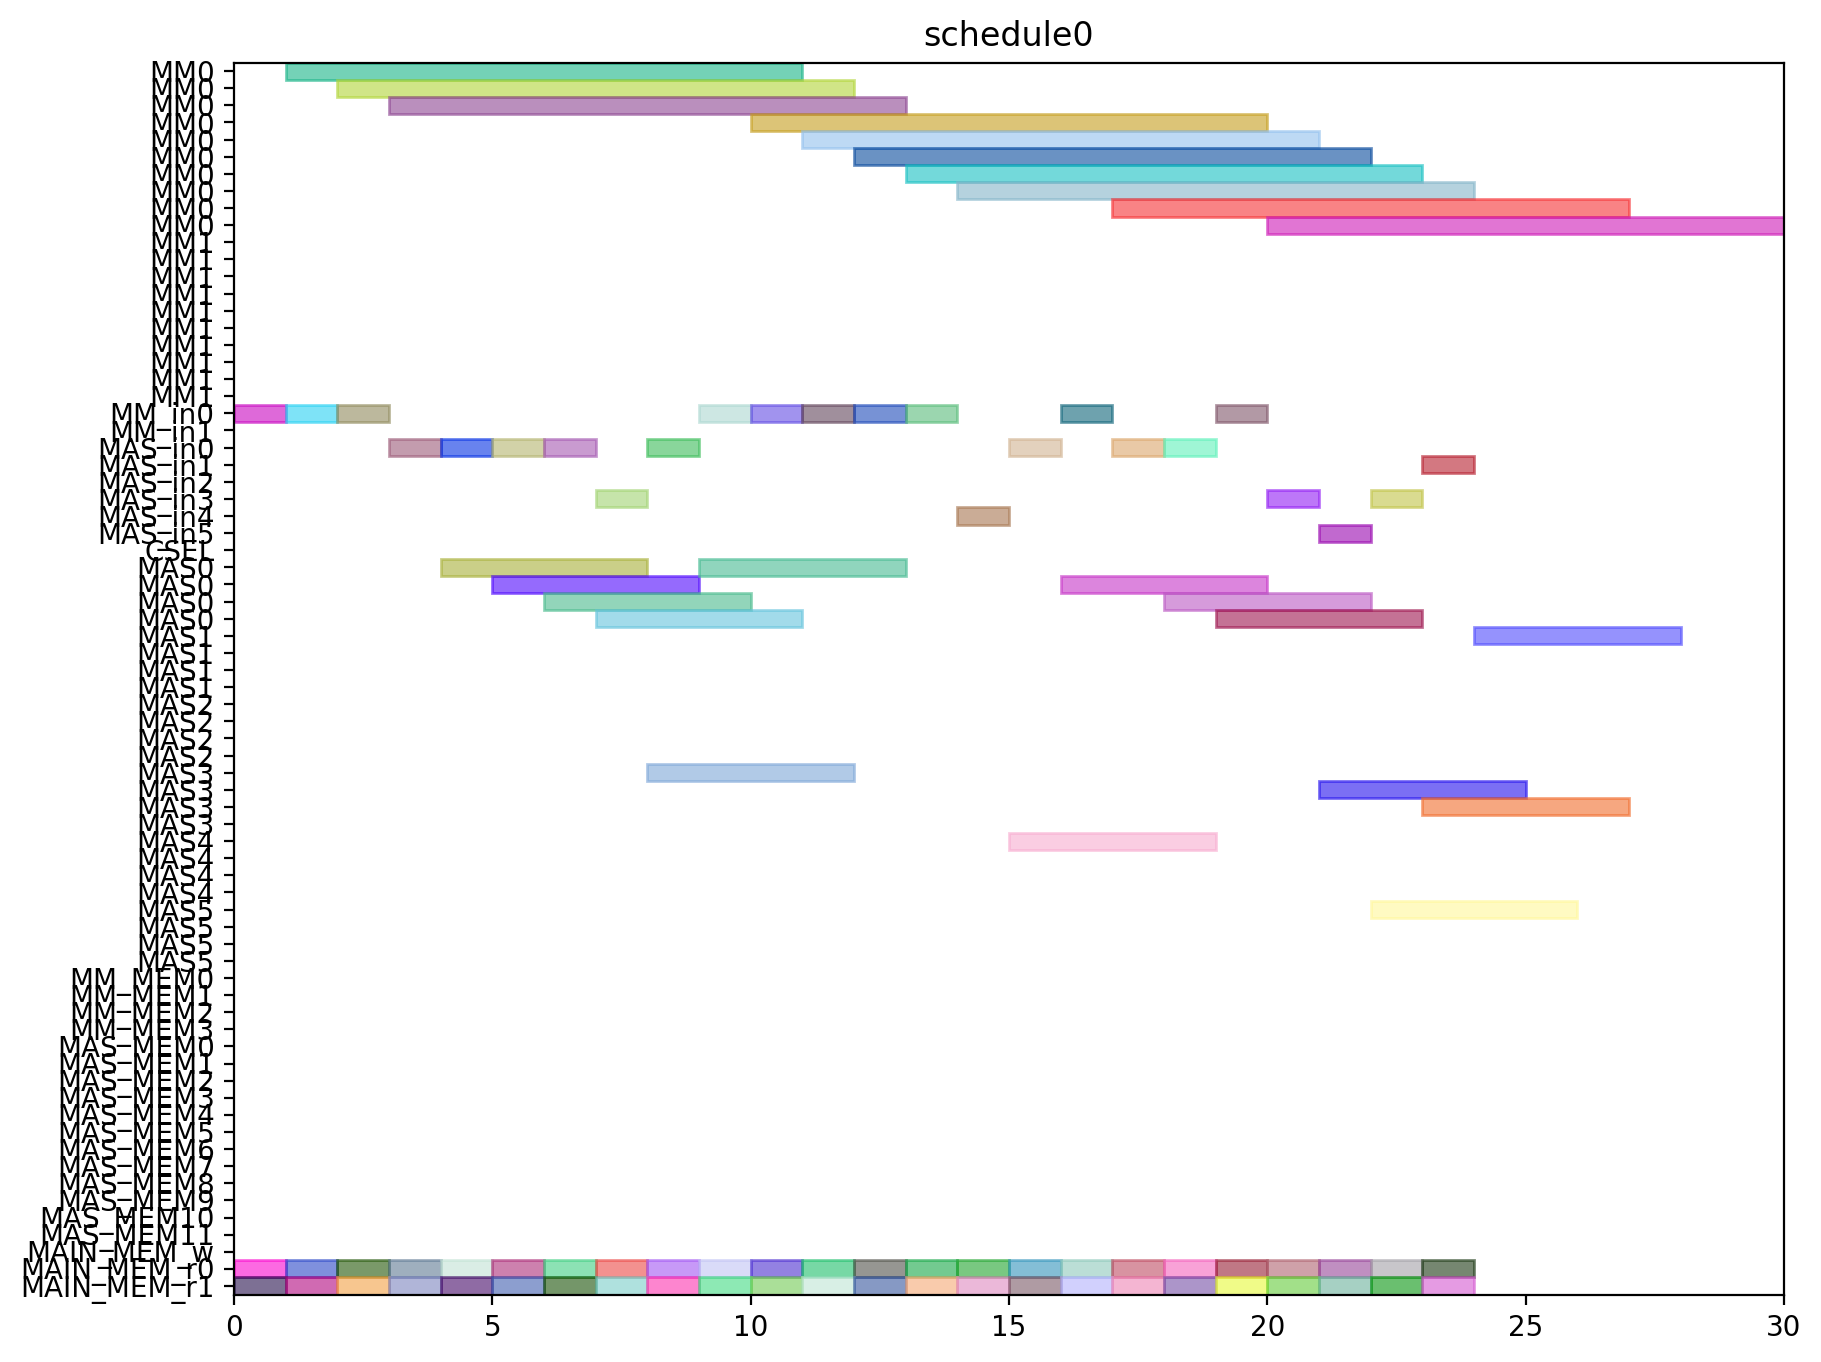

The script that drew this image:
from pyschedule import Scenario, solvers, plotters, alt


def solve():
	horizon = 120
	S = Scenario("schedule0", horizon=horizon)

	# resource
	MM = S.Resources('MM', num=2, size=10)
	MM_in = S.Resources('MM_in', num=2)
	MAS_in = S.Resources('MAS_in', num=6)
	CSEL = S.Resource('CSEL')
	MAS = S.Resources('MAS', num=6, size=4, periods=range(1, horizon))
	MM_MEM = S.Resources('MM_MEM', num=4)
	MAS_MEM = S.Resources('MAS_MEM', num=12)
	MAIN_MEM_w = S.Resource('MAIN_MEM_w', size=1)
	MAIN_MEM_r = S.Resources('MAIN_MEM_r', num=2)

	# result of previous scheduling

	# new tasks
	t0_t0 = S.Task('t0_t0', length=4, delay_cost=1)
	t0_t0 += alt(MAS)
	t0_t0_in = S.Task('t0_t0_in', length=1, delay_cost=1)
	t0_t0_in += alt(MAS_in)
	S += t0_t0_in*MAS_in[0]<=t0_t0*MAS[0]

	S += t0_t0_in*MAS_in[1]<=t0_t0*MAS[1]

	S += t0_t0_in*MAS_in[2]<=t0_t0*MAS[2]

	S += t0_t0_in*MAS_in[3]<=t0_t0*MAS[3]

	S += t0_t0_in*MAS_in[4]<=t0_t0*MAS[4]

	S += t0_t0_in*MAS_in[5]<=t0_t0*MAS[5]

	t0_t0_mem0 = S.Task('t0_t0_mem0', length=1, delay_cost=1)
	t0_t0_mem0 += MAIN_MEM_r[0]
	S += t0_t0_mem0 <= t0_t0

	t0_t0_mem1 = S.Task('t0_t0_mem1', length=1, delay_cost=1)
	t0_t0_mem1 += MAIN_MEM_r[1]
	S += t0_t0_mem1 <= t0_t0

	t0_t1 = S.Task('t0_t1', length=4, delay_cost=1)
	t0_t1 += alt(MAS)
	t0_t1_in = S.Task('t0_t1_in', length=1, delay_cost=1)
	t0_t1_in += alt(MAS_in)
	S += t0_t1_in*MAS_in[0]<=t0_t1*MAS[0]

	S += t0_t1_in*MAS_in[1]<=t0_t1*MAS[1]

	S += t0_t1_in*MAS_in[2]<=t0_t1*MAS[2]

	S += t0_t1_in*MAS_in[3]<=t0_t1*MAS[3]

	S += t0_t1_in*MAS_in[4]<=t0_t1*MAS[4]

	S += t0_t1_in*MAS_in[5]<=t0_t1*MAS[5]

	t0_t1_mem0 = S.Task('t0_t1_mem0', length=1, delay_cost=1)
	t0_t1_mem0 += MAIN_MEM_r[0]
	S += t0_t1_mem0 <= t0_t1

	t0_t1_mem1 = S.Task('t0_t1_mem1', length=1, delay_cost=1)
	t0_t1_mem1 += MAIN_MEM_r[1]
	S += t0_t1_mem1 <= t0_t1

	t0_t3 = S.Task('t0_t3', length=10, delay_cost=1)
	t0_t3 += alt(MM)
	t0_t3_in = S.Task('t0_t3_in', length=1, delay_cost=1)
	t0_t3_in += alt(MM_in)
	S += t0_t3_in*MM_in[0]<=t0_t3*MM[0]
	S += t0_t3_in*MM_in[1]<=t0_t3*MM[1]
	t0_t3_mem0 = S.Task('t0_t3_mem0', length=1, delay_cost=1)
	t0_t3_mem0 += MAIN_MEM_r[0]
	S += t0_t3_mem0 <= t0_t3

	t0_t3_mem1 = S.Task('t0_t3_mem1', length=1, delay_cost=1)
	t0_t3_mem1 += MAIN_MEM_r[1]
	S += t0_t3_mem1 <= t0_t3

	t10 = S.Task('t10', length=4, delay_cost=1)
	t10 += alt(MAS)
	t10_in = S.Task('t10_in', length=1, delay_cost=1)
	t10_in += alt(MAS_in)
	S += t10_in*MAS_in[0]<=t10*MAS[0]

	S += t10_in*MAS_in[1]<=t10*MAS[1]

	S += t10_in*MAS_in[2]<=t10*MAS[2]

	S += t10_in*MAS_in[3]<=t10*MAS[3]

	S += t10_in*MAS_in[4]<=t10*MAS[4]

	S += t10_in*MAS_in[5]<=t10*MAS[5]

	t10_mem0 = S.Task('t10_mem0', length=1, delay_cost=1)
	t10_mem0 += MAIN_MEM_r[0]
	S += t10_mem0 <= t10

	t10_mem1 = S.Task('t10_mem1', length=1, delay_cost=1)
	t10_mem1 += MAIN_MEM_r[1]
	S += t10_mem1 <= t10

	t11 = S.Task('t11', length=4, delay_cost=1)
	t11 += alt(MAS)
	t11_in = S.Task('t11_in', length=1, delay_cost=1)
	t11_in += alt(MAS_in)
	S += t11_in*MAS_in[0]<=t11*MAS[0]

	S += t11_in*MAS_in[1]<=t11*MAS[1]

	S += t11_in*MAS_in[2]<=t11*MAS[2]

	S += t11_in*MAS_in[3]<=t11*MAS[3]

	S += t11_in*MAS_in[4]<=t11*MAS[4]

	S += t11_in*MAS_in[5]<=t11*MAS[5]

	t11_mem0 = S.Task('t11_mem0', length=1, delay_cost=1)
	t11_mem0 += MAIN_MEM_r[0]
	S += t11_mem0 <= t11

	t11_mem1 = S.Task('t11_mem1', length=1, delay_cost=1)
	t11_mem1 += MAIN_MEM_r[1]
	S += t11_mem1 <= t11

	t3_t0 = S.Task('t3_t0', length=10, delay_cost=1)
	t3_t0 += alt(MM)
	t3_t0_in = S.Task('t3_t0_in', length=1, delay_cost=1)
	t3_t0_in += alt(MM_in)
	S += t3_t0_in*MM_in[0]<=t3_t0*MM[0]
	S += t3_t0_in*MM_in[1]<=t3_t0*MM[1]
	t3_t0_mem0 = S.Task('t3_t0_mem0', length=1, delay_cost=1)
	t3_t0_mem0 += MAIN_MEM_r[0]
	S += t3_t0_mem0 <= t3_t0

	t3_t0_mem1 = S.Task('t3_t0_mem1', length=1, delay_cost=1)
	t3_t0_mem1 += MAIN_MEM_r[1]
	S += t3_t0_mem1 <= t3_t0

	t3_t1 = S.Task('t3_t1', length=10, delay_cost=1)
	t3_t1 += alt(MM)
	t3_t1_in = S.Task('t3_t1_in', length=1, delay_cost=1)
	t3_t1_in += alt(MM_in)
	S += t3_t1_in*MM_in[0]<=t3_t1*MM[0]
	S += t3_t1_in*MM_in[1]<=t3_t1*MM[1]
	t3_t1_mem0 = S.Task('t3_t1_mem0', length=1, delay_cost=1)
	t3_t1_mem0 += MAIN_MEM_r[0]
	S += t3_t1_mem0 <= t3_t1

	t3_t1_mem1 = S.Task('t3_t1_mem1', length=1, delay_cost=1)
	t3_t1_mem1 += MAIN_MEM_r[1]
	S += t3_t1_mem1 <= t3_t1

	t3_t2 = S.Task('t3_t2', length=4, delay_cost=1)
	t3_t2 += alt(MAS)
	t3_t2_in = S.Task('t3_t2_in', length=1, delay_cost=1)
	t3_t2_in += alt(MAS_in)
	S += t3_t2_in*MAS_in[0]<=t3_t2*MAS[0]

	S += t3_t2_in*MAS_in[1]<=t3_t2*MAS[1]

	S += t3_t2_in*MAS_in[2]<=t3_t2*MAS[2]

	S += t3_t2_in*MAS_in[3]<=t3_t2*MAS[3]

	S += t3_t2_in*MAS_in[4]<=t3_t2*MAS[4]

	S += t3_t2_in*MAS_in[5]<=t3_t2*MAS[5]

	t3_t2_mem0 = S.Task('t3_t2_mem0', length=1, delay_cost=1)
	t3_t2_mem0 += MAIN_MEM_r[0]
	S += t3_t2_mem0 <= t3_t2

	t3_t2_mem1 = S.Task('t3_t2_mem1', length=1, delay_cost=1)
	t3_t2_mem1 += MAIN_MEM_r[1]
	S += t3_t2_mem1 <= t3_t2

	t3_t3 = S.Task('t3_t3', length=4, delay_cost=1)
	t3_t3 += alt(MAS)
	t3_t3_in = S.Task('t3_t3_in', length=1, delay_cost=1)
	t3_t3_in += alt(MAS_in)
	S += t3_t3_in*MAS_in[0]<=t3_t3*MAS[0]

	S += t3_t3_in*MAS_in[1]<=t3_t3*MAS[1]

	S += t3_t3_in*MAS_in[2]<=t3_t3*MAS[2]

	S += t3_t3_in*MAS_in[3]<=t3_t3*MAS[3]

	S += t3_t3_in*MAS_in[4]<=t3_t3*MAS[4]

	S += t3_t3_in*MAS_in[5]<=t3_t3*MAS[5]

	t3_t3_mem0 = S.Task('t3_t3_mem0', length=1, delay_cost=1)
	t3_t3_mem0 += MAIN_MEM_r[0]
	S += t3_t3_mem0 <= t3_t3

	t3_t3_mem1 = S.Task('t3_t3_mem1', length=1, delay_cost=1)
	t3_t3_mem1 += MAIN_MEM_r[1]
	S += t3_t3_mem1 <= t3_t3

	t4_t0 = S.Task('t4_t0', length=4, delay_cost=1)
	t4_t0 += alt(MAS)
	t4_t0_in = S.Task('t4_t0_in', length=1, delay_cost=1)
	t4_t0_in += alt(MAS_in)
	S += t4_t0_in*MAS_in[0]<=t4_t0*MAS[0]

	S += t4_t0_in*MAS_in[1]<=t4_t0*MAS[1]

	S += t4_t0_in*MAS_in[2]<=t4_t0*MAS[2]

	S += t4_t0_in*MAS_in[3]<=t4_t0*MAS[3]

	S += t4_t0_in*MAS_in[4]<=t4_t0*MAS[4]

	S += t4_t0_in*MAS_in[5]<=t4_t0*MAS[5]

	t4_t0_mem0 = S.Task('t4_t0_mem0', length=1, delay_cost=1)
	t4_t0_mem0 += MAIN_MEM_r[0]
	S += t4_t0_mem0 <= t4_t0

	t4_t0_mem1 = S.Task('t4_t0_mem1', length=1, delay_cost=1)
	t4_t0_mem1 += MAIN_MEM_r[1]
	S += t4_t0_mem1 <= t4_t0

	t4_t1 = S.Task('t4_t1', length=4, delay_cost=1)
	t4_t1 += alt(MAS)
	t4_t1_in = S.Task('t4_t1_in', length=1, delay_cost=1)
	t4_t1_in += alt(MAS_in)
	S += t4_t1_in*MAS_in[0]<=t4_t1*MAS[0]

	S += t4_t1_in*MAS_in[1]<=t4_t1*MAS[1]

	S += t4_t1_in*MAS_in[2]<=t4_t1*MAS[2]

	S += t4_t1_in*MAS_in[3]<=t4_t1*MAS[3]

	S += t4_t1_in*MAS_in[4]<=t4_t1*MAS[4]

	S += t4_t1_in*MAS_in[5]<=t4_t1*MAS[5]

	t4_t1_mem0 = S.Task('t4_t1_mem0', length=1, delay_cost=1)
	t4_t1_mem0 += MAIN_MEM_r[0]
	S += t4_t1_mem0 <= t4_t1

	t4_t1_mem1 = S.Task('t4_t1_mem1', length=1, delay_cost=1)
	t4_t1_mem1 += MAIN_MEM_r[1]
	S += t4_t1_mem1 <= t4_t1

	t4_t3 = S.Task('t4_t3', length=10, delay_cost=1)
	t4_t3 += alt(MM)
	t4_t3_in = S.Task('t4_t3_in', length=1, delay_cost=1)
	t4_t3_in += alt(MM_in)
	S += t4_t3_in*MM_in[0]<=t4_t3*MM[0]
	S += t4_t3_in*MM_in[1]<=t4_t3*MM[1]
	t4_t3_mem0 = S.Task('t4_t3_mem0', length=1, delay_cost=1)
	t4_t3_mem0 += MAIN_MEM_r[0]
	S += t4_t3_mem0 <= t4_t3

	t4_t3_mem1 = S.Task('t4_t3_mem1', length=1, delay_cost=1)
	t4_t3_mem1 += MAIN_MEM_r[1]
	S += t4_t3_mem1 <= t4_t3

	t5_t0 = S.Task('t5_t0', length=10, delay_cost=1)
	t5_t0 += alt(MM)
	t5_t0_in = S.Task('t5_t0_in', length=1, delay_cost=1)
	t5_t0_in += alt(MM_in)
	S += t5_t0_in*MM_in[0]<=t5_t0*MM[0]
	S += t5_t0_in*MM_in[1]<=t5_t0*MM[1]
	t5_t0_mem0 = S.Task('t5_t0_mem0', length=1, delay_cost=1)
	t5_t0_mem0 += MAIN_MEM_r[0]
	S += t5_t0_mem0 <= t5_t0

	t5_t0_mem1 = S.Task('t5_t0_mem1', length=1, delay_cost=1)
	t5_t0_mem1 += MAIN_MEM_r[1]
	S += t5_t0_mem1 <= t5_t0

	t5_t1 = S.Task('t5_t1', length=10, delay_cost=1)
	t5_t1 += alt(MM)
	t5_t1_in = S.Task('t5_t1_in', length=1, delay_cost=1)
	t5_t1_in += alt(MM_in)
	S += t5_t1_in*MM_in[0]<=t5_t1*MM[0]
	S += t5_t1_in*MM_in[1]<=t5_t1*MM[1]
	t5_t1_mem0 = S.Task('t5_t1_mem0', length=1, delay_cost=1)
	t5_t1_mem0 += MAIN_MEM_r[0]
	S += t5_t1_mem0 <= t5_t1

	t5_t1_mem1 = S.Task('t5_t1_mem1', length=1, delay_cost=1)
	t5_t1_mem1 += MAIN_MEM_r[1]
	S += t5_t1_mem1 <= t5_t1

	t5_t2 = S.Task('t5_t2', length=4, delay_cost=1)
	t5_t2 += alt(MAS)
	t5_t2_in = S.Task('t5_t2_in', length=1, delay_cost=1)
	t5_t2_in += alt(MAS_in)
	S += t5_t2_in*MAS_in[0]<=t5_t2*MAS[0]

	S += t5_t2_in*MAS_in[1]<=t5_t2*MAS[1]

	S += t5_t2_in*MAS_in[2]<=t5_t2*MAS[2]

	S += t5_t2_in*MAS_in[3]<=t5_t2*MAS[3]

	S += t5_t2_in*MAS_in[4]<=t5_t2*MAS[4]

	S += t5_t2_in*MAS_in[5]<=t5_t2*MAS[5]

	t5_t2_mem0 = S.Task('t5_t2_mem0', length=1, delay_cost=1)
	t5_t2_mem0 += MAIN_MEM_r[0]
	S += t5_t2_mem0 <= t5_t2

	t5_t2_mem1 = S.Task('t5_t2_mem1', length=1, delay_cost=1)
	t5_t2_mem1 += MAIN_MEM_r[1]
	S += t5_t2_mem1 <= t5_t2

	t5_t3 = S.Task('t5_t3', length=4, delay_cost=1)
	t5_t3 += alt(MAS)
	t5_t3_in = S.Task('t5_t3_in', length=1, delay_cost=1)
	t5_t3_in += alt(MAS_in)
	S += t5_t3_in*MAS_in[0]<=t5_t3*MAS[0]

	S += t5_t3_in*MAS_in[1]<=t5_t3*MAS[1]

	S += t5_t3_in*MAS_in[2]<=t5_t3*MAS[2]

	S += t5_t3_in*MAS_in[3]<=t5_t3*MAS[3]

	S += t5_t3_in*MAS_in[4]<=t5_t3*MAS[4]

	S += t5_t3_in*MAS_in[5]<=t5_t3*MAS[5]

	t5_t3_mem0 = S.Task('t5_t3_mem0', length=1, delay_cost=1)
	t5_t3_mem0 += MAIN_MEM_r[0]
	S += t5_t3_mem0 <= t5_t3

	t5_t3_mem1 = S.Task('t5_t3_mem1', length=1, delay_cost=1)
	t5_t3_mem1 += MAIN_MEM_r[1]
	S += t5_t3_mem1 <= t5_t3

	t6_t0 = S.Task('t6_t0', length=10, delay_cost=1)
	t6_t0 += alt(MM)
	t6_t0_in = S.Task('t6_t0_in', length=1, delay_cost=1)
	t6_t0_in += alt(MM_in)
	S += t6_t0_in*MM_in[0]<=t6_t0*MM[0]
	S += t6_t0_in*MM_in[1]<=t6_t0*MM[1]
	t6_t0_mem0 = S.Task('t6_t0_mem0', length=1, delay_cost=1)
	t6_t0_mem0 += MAIN_MEM_r[0]
	S += t6_t0_mem0 <= t6_t0

	t6_t0_mem1 = S.Task('t6_t0_mem1', length=1, delay_cost=1)
	t6_t0_mem1 += MAIN_MEM_r[1]
	S += t6_t0_mem1 <= t6_t0

	t6_t1 = S.Task('t6_t1', length=10, delay_cost=1)
	t6_t1 += alt(MM)
	t6_t1_in = S.Task('t6_t1_in', length=1, delay_cost=1)
	t6_t1_in += alt(MM_in)
	S += t6_t1_in*MM_in[0]<=t6_t1*MM[0]
	S += t6_t1_in*MM_in[1]<=t6_t1*MM[1]
	t6_t1_mem0 = S.Task('t6_t1_mem0', length=1, delay_cost=1)
	t6_t1_mem0 += MAIN_MEM_r[0]
	S += t6_t1_mem0 <= t6_t1

	t6_t1_mem1 = S.Task('t6_t1_mem1', length=1, delay_cost=1)
	t6_t1_mem1 += MAIN_MEM_r[1]
	S += t6_t1_mem1 <= t6_t1

	t6_t2 = S.Task('t6_t2', length=4, delay_cost=1)
	t6_t2 += alt(MAS)
	t6_t2_in = S.Task('t6_t2_in', length=1, delay_cost=1)
	t6_t2_in += alt(MAS_in)
	S += t6_t2_in*MAS_in[0]<=t6_t2*MAS[0]

	S += t6_t2_in*MAS_in[1]<=t6_t2*MAS[1]

	S += t6_t2_in*MAS_in[2]<=t6_t2*MAS[2]

	S += t6_t2_in*MAS_in[3]<=t6_t2*MAS[3]

	S += t6_t2_in*MAS_in[4]<=t6_t2*MAS[4]

	S += t6_t2_in*MAS_in[5]<=t6_t2*MAS[5]

	t6_t2_mem0 = S.Task('t6_t2_mem0', length=1, delay_cost=1)
	t6_t2_mem0 += MAIN_MEM_r[0]
	S += t6_t2_mem0 <= t6_t2

	t6_t2_mem1 = S.Task('t6_t2_mem1', length=1, delay_cost=1)
	t6_t2_mem1 += MAIN_MEM_r[1]
	S += t6_t2_mem1 <= t6_t2

	t6_t3 = S.Task('t6_t3', length=4, delay_cost=1)
	t6_t3 += alt(MAS)
	t6_t3_in = S.Task('t6_t3_in', length=1, delay_cost=1)
	t6_t3_in += alt(MAS_in)
	S += t6_t3_in*MAS_in[0]<=t6_t3*MAS[0]

	S += t6_t3_in*MAS_in[1]<=t6_t3*MAS[1]

	S += t6_t3_in*MAS_in[2]<=t6_t3*MAS[2]

	S += t6_t3_in*MAS_in[3]<=t6_t3*MAS[3]

	S += t6_t3_in*MAS_in[4]<=t6_t3*MAS[4]

	S += t6_t3_in*MAS_in[5]<=t6_t3*MAS[5]

	t6_t3_mem0 = S.Task('t6_t3_mem0', length=1, delay_cost=1)
	t6_t3_mem0 += MAIN_MEM_r[0]
	S += t6_t3_mem0 <= t6_t3

	t6_t3_mem1 = S.Task('t6_t3_mem1', length=1, delay_cost=1)
	t6_t3_mem1 += MAIN_MEM_r[1]
	S += t6_t3_mem1 <= t6_t3

	t7_t0 = S.Task('t7_t0', length=10, delay_cost=1)
	t7_t0 += alt(MM)
	t7_t0_in = S.Task('t7_t0_in', length=1, delay_cost=1)
	t7_t0_in += alt(MM_in)
	S += t7_t0_in*MM_in[0]<=t7_t0*MM[0]
	S += t7_t0_in*MM_in[1]<=t7_t0*MM[1]
	t7_t0_mem0 = S.Task('t7_t0_mem0', length=1, delay_cost=1)
	t7_t0_mem0 += MAIN_MEM_r[0]
	S += t7_t0_mem0 <= t7_t0

	t7_t0_mem1 = S.Task('t7_t0_mem1', length=1, delay_cost=1)
	t7_t0_mem1 += MAIN_MEM_r[1]
	S += t7_t0_mem1 <= t7_t0

	t7_t1 = S.Task('t7_t1', length=10, delay_cost=1)
	t7_t1 += alt(MM)
	t7_t1_in = S.Task('t7_t1_in', length=1, delay_cost=1)
	t7_t1_in += alt(MM_in)
	S += t7_t1_in*MM_in[0]<=t7_t1*MM[0]
	S += t7_t1_in*MM_in[1]<=t7_t1*MM[1]
	t7_t1_mem0 = S.Task('t7_t1_mem0', length=1, delay_cost=1)
	t7_t1_mem0 += MAIN_MEM_r[0]
	S += t7_t1_mem0 <= t7_t1

	t7_t1_mem1 = S.Task('t7_t1_mem1', length=1, delay_cost=1)
	t7_t1_mem1 += MAIN_MEM_r[1]
	S += t7_t1_mem1 <= t7_t1

	t7_t2 = S.Task('t7_t2', length=4, delay_cost=1)
	t7_t2 += alt(MAS)
	t7_t2_in = S.Task('t7_t2_in', length=1, delay_cost=1)
	t7_t2_in += alt(MAS_in)
	S += t7_t2_in*MAS_in[0]<=t7_t2*MAS[0]

	S += t7_t2_in*MAS_in[1]<=t7_t2*MAS[1]

	S += t7_t2_in*MAS_in[2]<=t7_t2*MAS[2]

	S += t7_t2_in*MAS_in[3]<=t7_t2*MAS[3]

	S += t7_t2_in*MAS_in[4]<=t7_t2*MAS[4]

	S += t7_t2_in*MAS_in[5]<=t7_t2*MAS[5]

	t7_t2_mem0 = S.Task('t7_t2_mem0', length=1, delay_cost=1)
	t7_t2_mem0 += MAIN_MEM_r[0]
	S += t7_t2_mem0 <= t7_t2

	t7_t2_mem1 = S.Task('t7_t2_mem1', length=1, delay_cost=1)
	t7_t2_mem1 += MAIN_MEM_r[1]
	S += t7_t2_mem1 <= t7_t2

	t7_t3 = S.Task('t7_t3', length=4, delay_cost=1)
	t7_t3 += alt(MAS)
	t7_t3_in = S.Task('t7_t3_in', length=1, delay_cost=1)
	t7_t3_in += alt(MAS_in)
	S += t7_t3_in*MAS_in[0]<=t7_t3*MAS[0]

	S += t7_t3_in*MAS_in[1]<=t7_t3*MAS[1]

	S += t7_t3_in*MAS_in[2]<=t7_t3*MAS[2]

	S += t7_t3_in*MAS_in[3]<=t7_t3*MAS[3]

	S += t7_t3_in*MAS_in[4]<=t7_t3*MAS[4]

	S += t7_t3_in*MAS_in[5]<=t7_t3*MAS[5]

	t7_t3_mem0 = S.Task('t7_t3_mem0', length=1, delay_cost=1)
	t7_t3_mem0 += MAIN_MEM_r[0]
	S += t7_t3_mem0 <= t7_t3

	t7_t3_mem1 = S.Task('t7_t3_mem1', length=1, delay_cost=1)
	t7_t3_mem1 += MAIN_MEM_r[1]
	S += t7_t3_mem1 <= t7_t3

	solvers.mip.solve(S,msg=1,kind='CPLEX',ratio_gap=1.01)

	solution = [['hoge']*len(S.solution()[1]) for i in range(len(S.solution()))]
	for i in range(len(S.solution())):
		for j in range(len(S.solution()[i])):
			solution[i][j]=str(S.solution()[i][j])
	print(solution)

	cycles = int(solution[-1][3])

	pic_file_name = "/mnt/rose/usr1/fukuda/ABE/multiRAM_multiMAS_16mux/scheduling_result/stage10MM2_stage4MAS6/SQR012345/schedule0.png"
	if(S.solution() != []):
		plotters.matplotlib.plot(S,img_filename=pic_file_name, show_task_labels=False, fig_size=(cycles*0.25+3, 8))

	return solution
